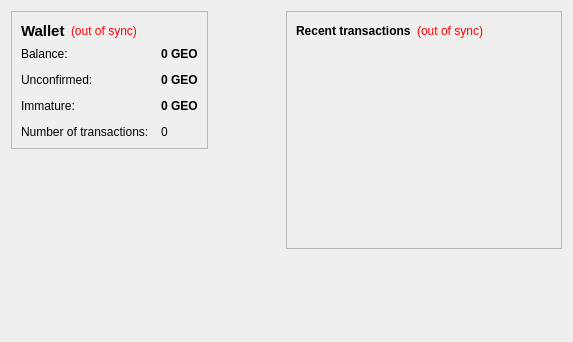
<ui version="4.0">
 <class>OverviewPage</class>
 <widget class="QWidget" name="OverviewPage">
  <property name="geometry">
   <rect>
    <x>0</x>
    <y>0</y>
    <width>573</width>
    <height>342</height>
   </rect>
  </property>
  <property name="windowTitle">
   <string>Form</string>
  </property>
  <layout class="QHBoxLayout" name="horizontalLayout" stretch="1,1">
   <item>
    <layout class="QVBoxLayout" name="verticalLayout_2">
     <item>
      <widget class="QFrame" name="frame">
       <property name="frameShape">
        <enum>QFrame::StyledPanel</enum>
       </property>
       <property name="frameShadow">
        <enum>QFrame::Raised</enum>
       </property>
       <layout class="QVBoxLayout" name="verticalLayout_4">
        <item>
         <layout class="QHBoxLayout" name="horizontalLayout_4">
          <item>
           <widget class="QLabel" name="label_5">
            <property name="font">
             <font>
              <pointsize>11</pointsize>
              <weight>75</weight>
              <bold>true</bold>
             </font>
            </property>
            <property name="text">
             <string>Wallet</string>
            </property>
           </widget>
          </item>
          <item>
           <widget class="QLabel" name="labelWalletStatus">
            <property name="toolTip">
             <string>The displayed information may be out of date. Your wallet automatically synchronizes with the CryptoBarterExchange network after a connection is established, but this process has not completed yet.</string>
            </property>
            <property name="styleSheet">
             <string notr="true">QLabel { color: red; }</string>
            </property>
            <property name="text">
             <string notr="true">(out of sync)</string>
            </property>
            <property name="alignment">
             <set>Qt::AlignLeading|Qt::AlignLeft|Qt::AlignVCenter</set>
            </property>
           </widget>
          </item>
          <item>
           <spacer name="horizontalSpacer_2">
            <property name="orientation">
             <enum>Qt::Horizontal</enum>
            </property>
            <property name="sizeHint" stdset="0">
             <size>
              <width>40</width>
              <height>20</height>
             </size>
            </property>
           </spacer>
          </item>
         </layout>
        </item>
        <item>
         <layout class="QFormLayout" name="formLayout_2">
          <property name="fieldGrowthPolicy">
           <enum>QFormLayout::AllNonFixedFieldsGrow</enum>
          </property>
          <property name="horizontalSpacing">
           <number>12</number>
          </property>
          <property name="verticalSpacing">
           <number>12</number>
          </property>
          <item row="0" column="0">
           <widget class="QLabel" name="label">
            <property name="text">
             <string>Balance:</string>
            </property>
           </widget>
          </item>
          <item row="0" column="1">
           <widget class="QLabel" name="labelBalance">
            <property name="font">
             <font>
              <weight>75</weight>
              <bold>true</bold>
             </font>
            </property>
            <property name="cursor">
             <cursorShape>IBeamCursor</cursorShape>
            </property>
            <property name="toolTip">
             <string>Your current balance</string>
            </property>
            <property name="text">
             <string notr="true">0 GEO</string>
            </property>
            <property name="textInteractionFlags">
             <set>Qt::LinksAccessibleByMouse|Qt::TextSelectableByKeyboard|Qt::TextSelectableByMouse</set>
            </property>
           </widget>
          </item>
          <item row="1" column="0">
           <widget class="QLabel" name="label_3">
            <property name="text">
             <string>Unconfirmed:</string>
            </property>
           </widget>
          </item>
          <item row="1" column="1">
           <widget class="QLabel" name="labelUnconfirmed">
            <property name="font">
             <font>
              <weight>75</weight>
              <bold>true</bold>
             </font>
            </property>
            <property name="cursor">
             <cursorShape>IBeamCursor</cursorShape>
            </property>
            <property name="toolTip">
             <string>Total of transactions that have yet to be confirmed, and do not yet count toward the current balance</string>
            </property>
            <property name="text">
             <string notr="true">0 GEO</string>
            </property>
            <property name="textInteractionFlags">
             <set>Qt::LinksAccessibleByMouse|Qt::TextSelectableByKeyboard|Qt::TextSelectableByMouse</set>
            </property>
           </widget>
          </item>
          <item row="3" column="0">
           <widget class="QLabel" name="label_2">
            <property name="text">
             <string>Number of transactions:</string>
            </property>
           </widget>
          </item>
          <item row="3" column="1">
           <widget class="QLabel" name="labelNumTransactions">
            <property name="toolTip">
             <string>Total number of transactions in wallet</string>
            </property>
            <property name="text">
             <string notr="true">0</string>
            </property>
           </widget>
          </item>
          <item row="2" column="0">
           <widget class="QLabel" name="labelImmatureText">
            <property name="text">
             <string>Immature:</string>
            </property>
           </widget>
          </item>
          <item row="2" column="1">
           <widget class="QLabel" name="labelImmature">
            <property name="font">
             <font>
              <weight>75</weight>
              <bold>true</bold>
             </font>
            </property>
            <property name="toolTip">
             <string>Mined balance that has not yet matured</string>
            </property>
            <property name="text">
             <string notr="true">0 GEO</string>
            </property>
            <property name="textInteractionFlags">
             <set>Qt::LinksAccessibleByMouse|Qt::TextSelectableByKeyboard|Qt::TextSelectableByMouse</set>
            </property>
           </widget>
          </item>
         </layout>
        </item>
       </layout>
      </widget>
     </item>

     <item>
      <spacer name="verticalSpacer">
       <property name="orientation">
        <enum>Qt::Vertical</enum>
       </property>
       <property name="sizeHint" stdset="0">
        <size>
         <width>20</width>
         <height>40</height>
        </size>
       </property>
      </spacer>
     </item>
    </layout>
   </item>
             <item>
         <widget class="QLabel" name="label_wallet_bgcoin">
          <property name="text">
           <string/>
          </property>
          <property name="pixmap">
           <pixmap resource="../bitcoin.qrc">:/images/logo2</pixmap>
          </property>
          <property name="scaledContents">
           <bool>false</bool>
          </property>
          <property name="alignment">
           <set>Qt::AlignLeft</set>
          </property>
          <property name="margin">
           <number>-2</number>
          </property>
         </widget>
        </item>

   <item>
    <layout class="QVBoxLayout" name="verticalLayout_3">
     <item>
      <widget class="QFrame" name="frame_2">
       <property name="frameShape">
        <enum>QFrame::StyledPanel</enum>
       </property>
       <property name="frameShadow">
        <enum>QFrame::Raised</enum>
       </property>
       <layout class="QVBoxLayout" name="verticalLayout">
        <item>
         <layout class="QHBoxLayout" name="horizontalLayout_2">
          <item>
           <widget class="QLabel" name="label_4">
            <property name="text">
             <string>&lt;b&gt;Recent transactions&lt;/b&gt;</string>
            </property>
           </widget>
          </item>
          <item>
           <widget class="QLabel" name="labelTransactionsStatus">
            <property name="toolTip">
             <string>The displayed information may be out of date. Your wallet automatically synchronizes with the CryptoBarterExchange network after a connection is established, but this process has not completed yet.</string>
            </property>
            <property name="styleSheet">
             <string notr="true">QLabel { color: red; }</string>
            </property>
            <property name="text">
             <string notr="true">(out of sync)</string>
            </property>
            <property name="alignment">
             <set>Qt::AlignRight|Qt::AlignTrailing|Qt::AlignVCenter</set>
            </property>
           </widget>
          </item>
          <item>
           <spacer name="horizontalSpacer">
            <property name="orientation">
             <enum>Qt::Horizontal</enum>
            </property>
            <property name="sizeHint" stdset="0">
             <size>
              <width>40</width>
              <height>20</height>
             </size>
            </property>
           </spacer>
          </item>
         </layout>
        </item>
        <item>
         <widget class="QListView" name="listTransactions">
          <property name="styleSheet">
           <string notr="true">QListView { background: transparent; }</string>
          </property>
          <property name="frameShape">
           <enum>QFrame::NoFrame</enum>
          </property>
          <property name="verticalScrollBarPolicy">
           <enum>Qt::ScrollBarAlwaysOff</enum>
          </property>
          <property name="horizontalScrollBarPolicy">
           <enum>Qt::ScrollBarAlwaysOff</enum>
          </property>
          <property name="selectionMode">
           <enum>QAbstractItemView::NoSelection</enum>
          </property>
         </widget>
        </item>
       </layout>
      </widget>
     </item>
     <item>
      <spacer name="verticalSpacer_2">
       <property name="orientation">
        <enum>Qt::Vertical</enum>
       </property>
       <property name="sizeHint" stdset="0">
        <size>
         <width>20</width>
         <height>40</height>
        </size>
       </property>
      </spacer>
     </item>
    </layout>
   </item>
  </layout>
 </widget>
 <resources/>
 <connections/>
</ui>
